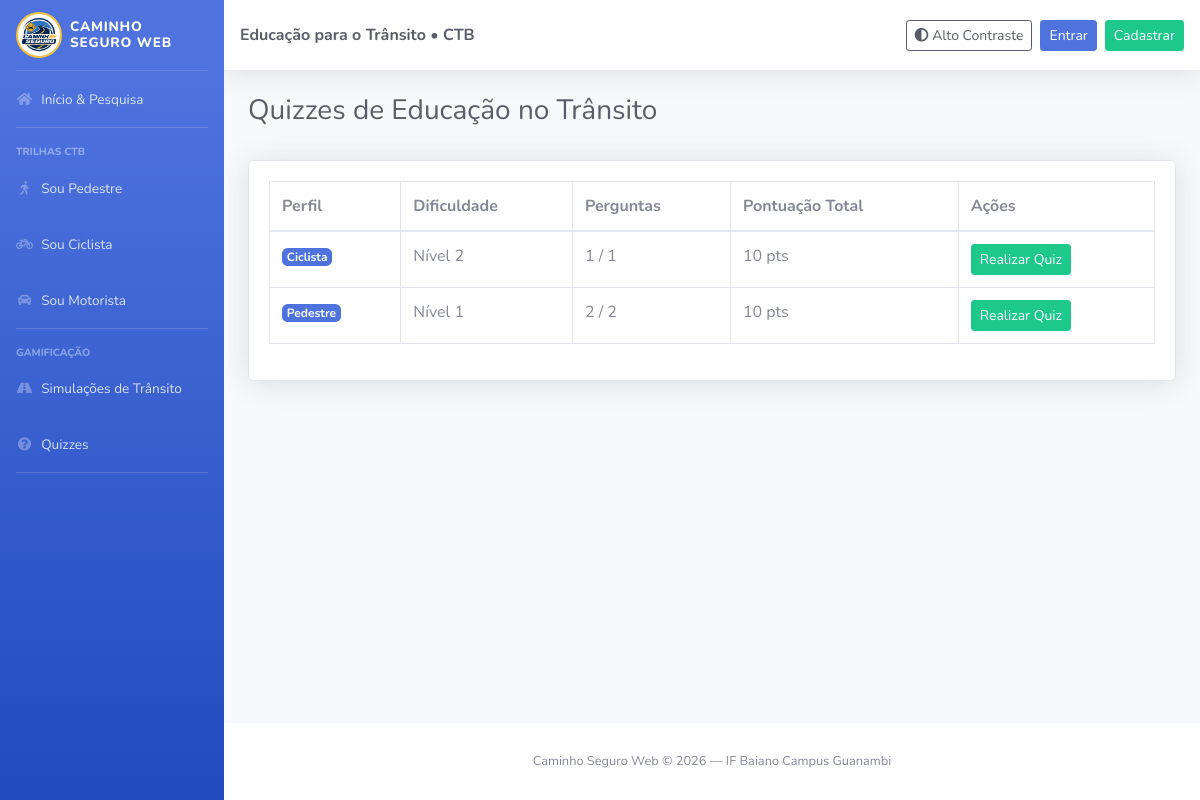
/quiz/index, run on the app's committed database.
### tables this page shows
CREATE TABLE quiz (
    id_quiz INT AUTO_INCREMENT PRIMARY KEY,
    quant_perguntas INT NOT NULL,
    nivel_dificuldade INT NOT NULL,
    pontuacao_total FLOAT NOT NULL,
    perfil_associado VARCHAR(30) NOT NULL,
    id_usuario INT NOT NULL,
    CONSTRAINT fk_quiz_usuario FOREIGN KEY (id_usuario) REFERENCES usuario(id_usuario) ON DELETE CASCADE
);

### app/Controllers/BaseController.php (called while the page is built, shortened)
<?php
class BaseController
{
    public function __construct()
    {
        $this->pdo = Database::connect();
    }
    protected function render($view, $dados = [])
    {
        extract($dados);
        require_once __DIR__ . '/../Views/' . $view . '.php';
    }
}

### app/Controllers/QuizController.php (called while the page is built, shortened)
<?php
class QuizController extends BaseController
{
    public function index()
    {
        $quizModel = new Quiz();
        $quizzes = $quizModel->listarTodos($this->pdo);
        $this->render('quizzes/index', ['quizzes' => $quizzes]);
    }
}

### public/index.php (called while the page is built, shortened)
<?php
require_once __DIR__ . '/../config/Database.php';
spl_autoload_register(function (string $class) {
$file = __DIR__ . '/../app/'
. str_replace(['App\\', '\\'], ['', '/'], $class) . '.php';
});
$url = explode('/', trim($_GET['url'] ?? 'user/index', '/'));
$method = $url[1] ?? 'index';
$params = array_slice($url, 2);
(new $controller())->$method(...$params);

### config/database.php (called while the page is built, shortened)
<?php
class Database
{
    public static function connect()
    {
        $host = 'localhost';
        $db = 'caminho_seguro';
        $user = 'root';
        $pass = '';
        try {
            $pdo = new PDO("mysql:host=$host;dbname=$db;charset=utf8mb4", $user, $pass);
            $pdo->setAttribute(PDO::ATTR_ERRMODE, PDO::ERRMODE_EXCEPTION);
            return $pdo;
        } catch (PDOException $e) {
            die("Falha na conexão com o banco de dados: " . $e->getMessage());
        }
    }
}

### app/Models/Quiz.php (called while the page is built, shortened)
<?php
class Quiz
{
    public function listarTodos($pdo)
    {
        $sql = "SELECT q.*, u.nome AS nome_usuario,
                (SELECT COUNT(*) FROM perguntas_quiz p WHERE p.id_quiz = q.id_quiz) AS perguntas_cadastradas
                FROM quiz q
                INNER JOIN usuario u ON q.id_usuario = u.id_usuario
                ORDER BY q.id_quiz DESC";
        $stmt = $pdo->query($sql);
        return $stmt->fetchAll(PDO::FETCH_ASSOC);
    }
}

### app/Views/quizzes/index.php (the view, shortened to what this page needs)
<?php require_once __DIR__ . '/../layouts/header.php'; ?>
<div class="container-fluid">
    <div class="d-flex justify-content-between align-items-center mb-4">
        <h1 class="h3 text-gray-800">Quizzes de Educação no Trânsito</h1>
    </div>
    <div class="card shadow mb-4">
        <div class="card-body">
            <div class="table-responsive">
                <table class="table table-bordered table-hover">
                    <thead>
                        <tr>
                            <th>Perfil</th>
                            <th>Dificuldade</th>
                            <th>Perguntas</th>
                            <th>Pontuação Total</th>
                            <th>Ações</th>
                        </tr>
                    </thead>
                    <tbody>
                        <?php if (!empty($quizzes)): ?>
                            <?php foreach ($quizzes as $q): ?>
                                <tr>
                                    <td><span class="badge badge-primary"><?= htmlspecialchars($q['perfil_associado']) ?></span></td>
                                    <td>Nível <?= htmlspecialchars($q['nivel_dificuldade']) ?></td>
                                    <td><?= $q['perguntas_cadastradas'] ?> / <?= htmlspecialchars($q['quant_perguntas']) ?></td>
                                    <td><?= htmlspecialchars($q['pontuacao_total']) ?> pts</td>
                                    <td>
                                        <?php if ((int)$q['perguntas_cadastradas'] > 0): ?>
                                            <a href="/caminhoseguroWeb2/quiz/responder/<?= $q['id_quiz'] ?>" class="btn btn-sm btn-success">Realizar Quiz</a>
                                        <?php endif; ?>
                                    </td>
                                </tr>
                            <?php endforeach; ?>
                        <?php else: ?>
                            <tr>
                                <td colspan="5" class="text-center">Nenhum quiz cadastrado.</td>
                            </tr>
                        <?php endif; ?>
                    </tbody>
                </table>
            </div>
        </div>
    </div>
</div>
<?php require_once __DIR__ . '/../layouts/footer.php'; ?>

### data on the page
quiz: perfil_associado "Ciclista", nivel_dificuldade "2", perguntas_cadastradas "1", quant_perguntas "1", pontuacao_total "10"
quiz: perfil_associado "Pedestre", nivel_dificuldade "1", perguntas_cadastradas "2", quant_perguntas "2", pontuacao_total "10"
